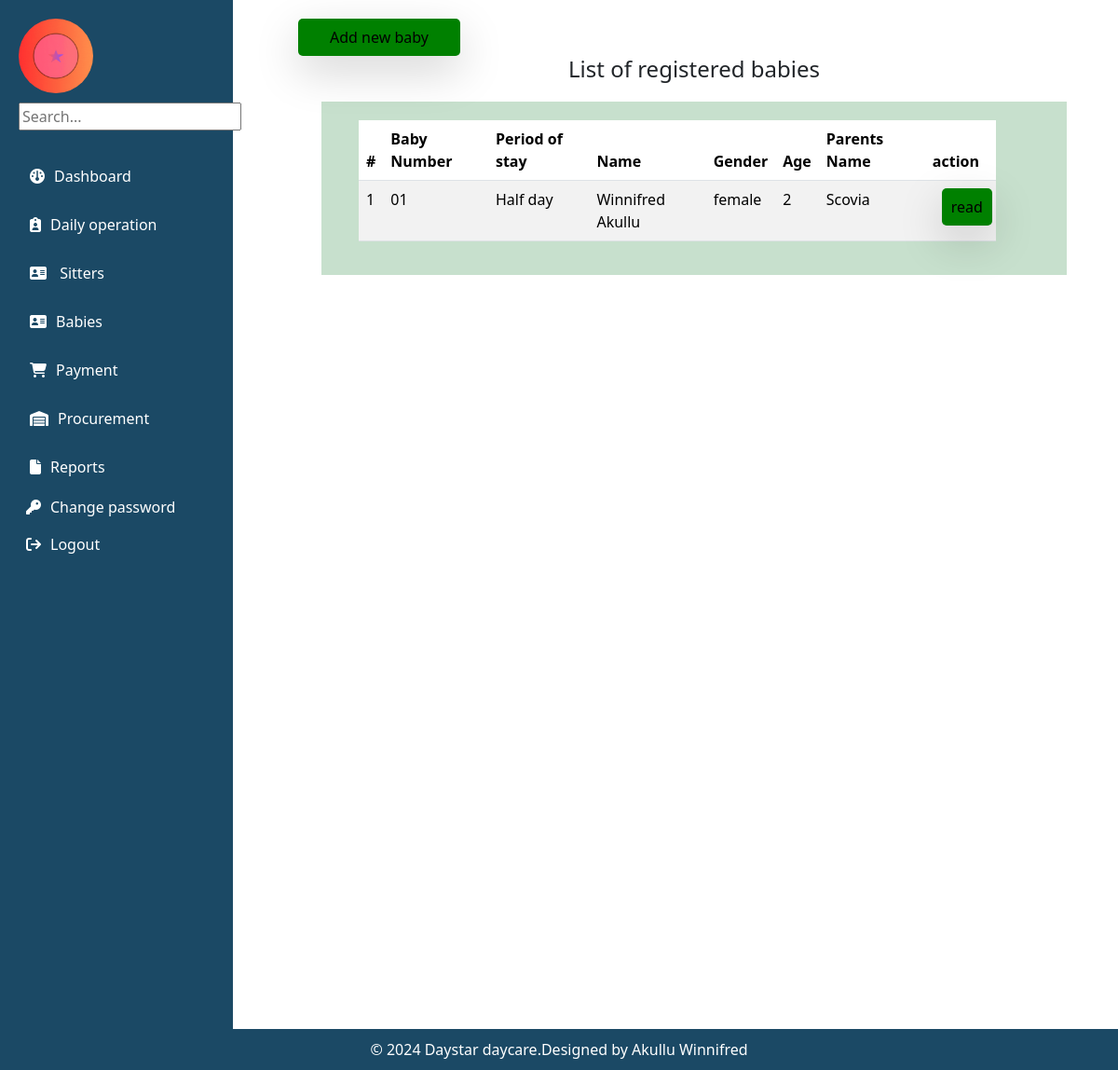
Before: /all_babies/ with the older database file.
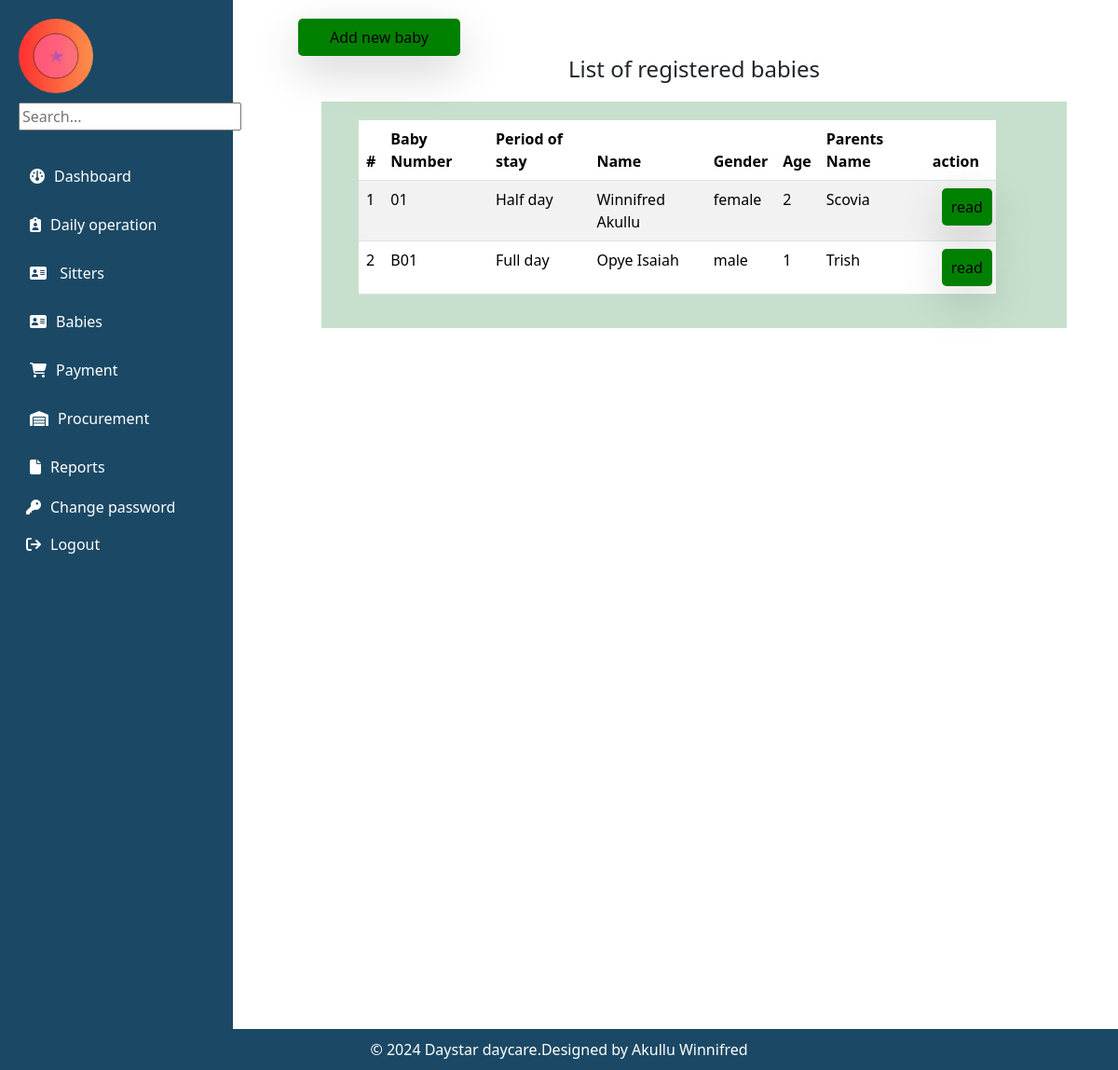
After: the same page with the newer database file.
### myapp/models.py (models this page shows, shortened)
class RegisterBaby(models.Model):
    GENDER_CHOICES = (
         ('male', 'Male'),
        ('female', 'Female'),
     )
    Period_of_stay = models.ForeignKey(Categorystay, on_delete=models.CASCADE)
    name = models.CharField(max_length=200)
    gender = models.CharField(max_length=10,choices=GENDER_CHOICES)
    age = models.IntegerField(default=0)
    Date_Of_Birth = models.DateTimeField()
    location = models.CharField(max_length=100)
    Baby_Number = models.CharField(max_length=200,default=0)
    Parents_Name = models.CharField(max_length=200)

class Categorystay(models.Model):
    name = models.CharField(max_length=50, null=True,blank=True)
    def __str__(self):
        return self.name

### myapp/views.py (the view)
# urls.py: path('all_babies/',views.all_babies,name='all_babies'),
def all_babies(request):
   babies =RegisterBaby.objects.all()
   return render(request,'babies/all_babies.html',{'babies':babies})

### myapp/templates/babies/all_babies.html (shortened to what this page needs)
{% extends 'base.html' %}
{% block content %}
<button class="p-2 bg-teal-500 rounded-lg shadow-lg"
    style="margin-left: 10px;background-color: green; border-radius: 5px; border: #B4BDFF; width: 20%; height: 5%;"><a style="color: black; text-decoration: none;"
        href="/babyreg">Add new baby</a></button>
<h4 class="text-center">List of registered babies</h4>
<div class="container">
    <table class="table table-striped" style="width: 90%; margin-left: 20px;" >
        <thead>
          <tr>
                <th>#</th>
                <th>Baby Number</th>
                <th>Period of stay</th>
                <th>Name</th>
                <th>Gender</th>
                <th>Age</th>
                <th>Parents Name</th>
                <th>action</th>
           </tr>
           </thead>
        <tbody>
            {% for each in babies %}
            <tr>
                <td> {{each.id}}</td>
                <td> {{each.Baby_Number}}</td>
                <td>{{each.Period_of_stay}}</td>
                <td>{{each.name}}</td>
                <td>{{each.gender}}</td>
                <td>{{each.age}}</td>
                <td>{{ each.Parents_Name}}</td>
                <td>
                    <button class="p-2 bg-teal-500 rounded-lg shadow-lg"
                    style="margin-left: 10px;background-color: green; border-radius: 5px; border: #B4BDFF; width: 90%; height: 5%;"><a style="color: black; text-decoration: none;"
                        href="read/{{each.id}}">read</a></button>
                </td>
            </tr>
            {% endfor %}
        </tbody>
    </table>
</div>
</div>
{% endblock %}

Changed rows visible on the page:
added RegisterBaby: id "2", Baby_Number "B01", Period_of_stay "Full day", name "Opye Isaiah", gender "male", age "1", Parents_Name "Trish"
